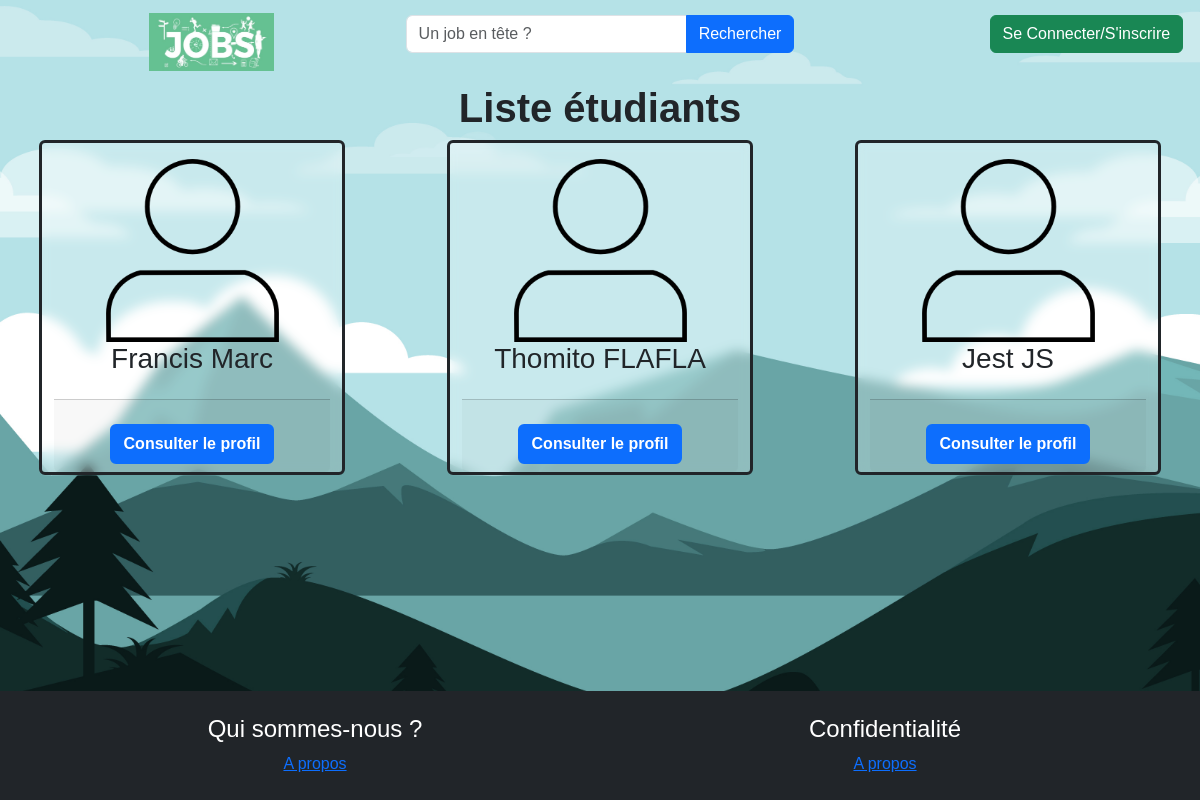
Screenshot of /controleur/lesEtuds.php with the database file from the repository.
### tables this page shows
CREATE TABLE `utilisateur` (
  `idUser` int(11) NOT NULL,
  `civilite` tinyint(4) NOT NULL,
  `nom` varchar(30) NOT NULL,
  `prenom` varchar(30) NOT NULL,
  `email` varchar(255) NOT NULL,
  `passwd` varchar(60) NOT NULL,
  `tel` varchar(10) NOT NULL,
  `imgUser` varchar(255) NOT NULL DEFAULT '''defaultUser.png''',
  `cvUser` varchar(255) DEFAULT NULL,
  `idStatut` tinyint(4) NOT NULL,
  `bio` text DEFAULT NULL,
  `isBan` tinyint(1) NOT NULL DEFAULT 0,
  `isAdmin` tinyint(1) NOT NULL DEFAULT 0
);

### controleur/lesEtuds.php (called while the page is built, shortened)
<?php
include_once('modele/mod_etudiants.php');
$lesEtudiants = getAllStudents();
include_once('vue/vue_listeEtudiants.php');

### modele/mod_etudiants.php (called while the page is built, shortened)
<?php
function getAllStudents(){
    $bdd = db_connect();
    $req = $bdd->prepare("SELECT * FROM utilisateur WHERE idStatut = 1");
    if(!$req->execute()) throw new Exception("Erreur: Recuperation ensemble des etudiants");
    return $req->fetchAll(PDO::FETCH_ASSOC);
}
?>

### vue/vue_listeEtudiants.php (the view, shortened to what this page needs)
<?php
    include "vue/vue_entete.php";
?>
    <h1 class="title fw-bold">Liste étudiants</h1>
    <section class="list-students">
      <div class="cards">
          <div class="row justify-content-around mb-3">
                      <?php
                            $comptage = 0;
                            foreach($lesEtudiants as $unEtudiant)
                            {
                              $idEtudiant = $unEtudiant['idUser'];
                              $prenom = $unEtudiant['prenom'];
                              $nom = $unEtudiant['nom'];
                      ?>
                                <div class="card text-center fw-bold col-3 border-3 border-dark">
                                    <div class="card-body d-flex flex-column justify-content-center align-items-center">
                                        <img src="vue/images/user.png" alt="Etudiant" class="img-student w-75">
                                        <h3 class="student-name"><?= $prenom," ", $nom ?></h3>
                                    </div>
                                    <div class="card-footer">
                                       <a href="index.php?section=unEtud&idOffre=<?= $idEtudiant ?>" class="btn btn-primary fw-bold border-2">Consulter le profil</a>
                                    </div>
                                </div>
                      <?php
                              $comptage++;
                              if ($comptage>=3){
                                $comptage = 0;
                      ?>
                                </div>
                              </div>
                      <?php
                              }
                            }
                      ?>
  </section>
<?php include_once("vue/vue_footer.php"); ?>

### vue/css/style.css (style rules this page uses)
* { margin: 0; padding: 0; box-sizing: border-box; font-family: sans-serif; }
body { background:url("../images/wallpaper2.jpg") no-repeat; height: 100vh; background-size: cover; background-position: center center; background-attachment: fixed; display: flex; flex-direction: column; align-items: center; position: relative; padding: 15px; }
.title { font-size: 40px; font-weight: bold; }
.cards>.row>.card { backdrop-filter: blur(6px) !important; background-color: #ffffff42 !important; }

### rows the page displays
utilisateur: prenom "Francis", nom "Marc"
utilisateur: prenom "Thomito", nom "FLAFLA"
utilisateur: prenom "Jest", nom "JS"
